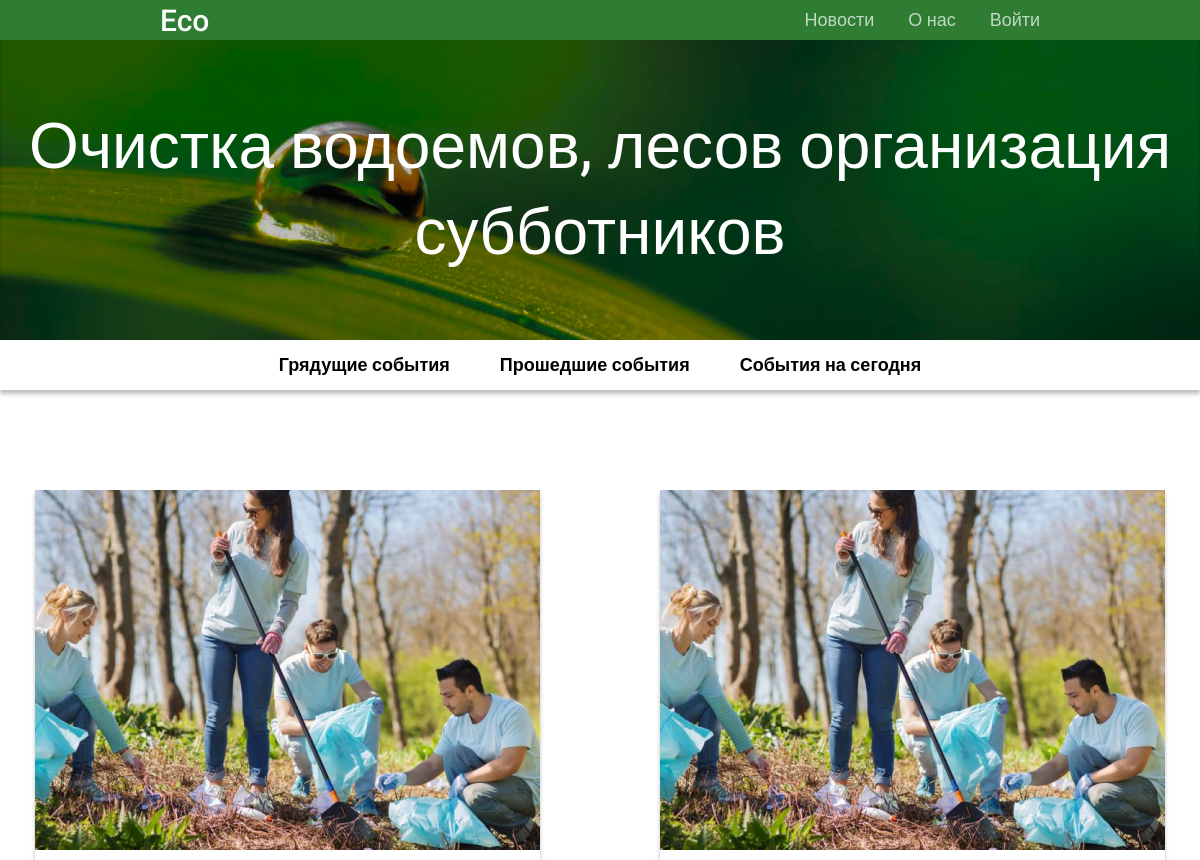
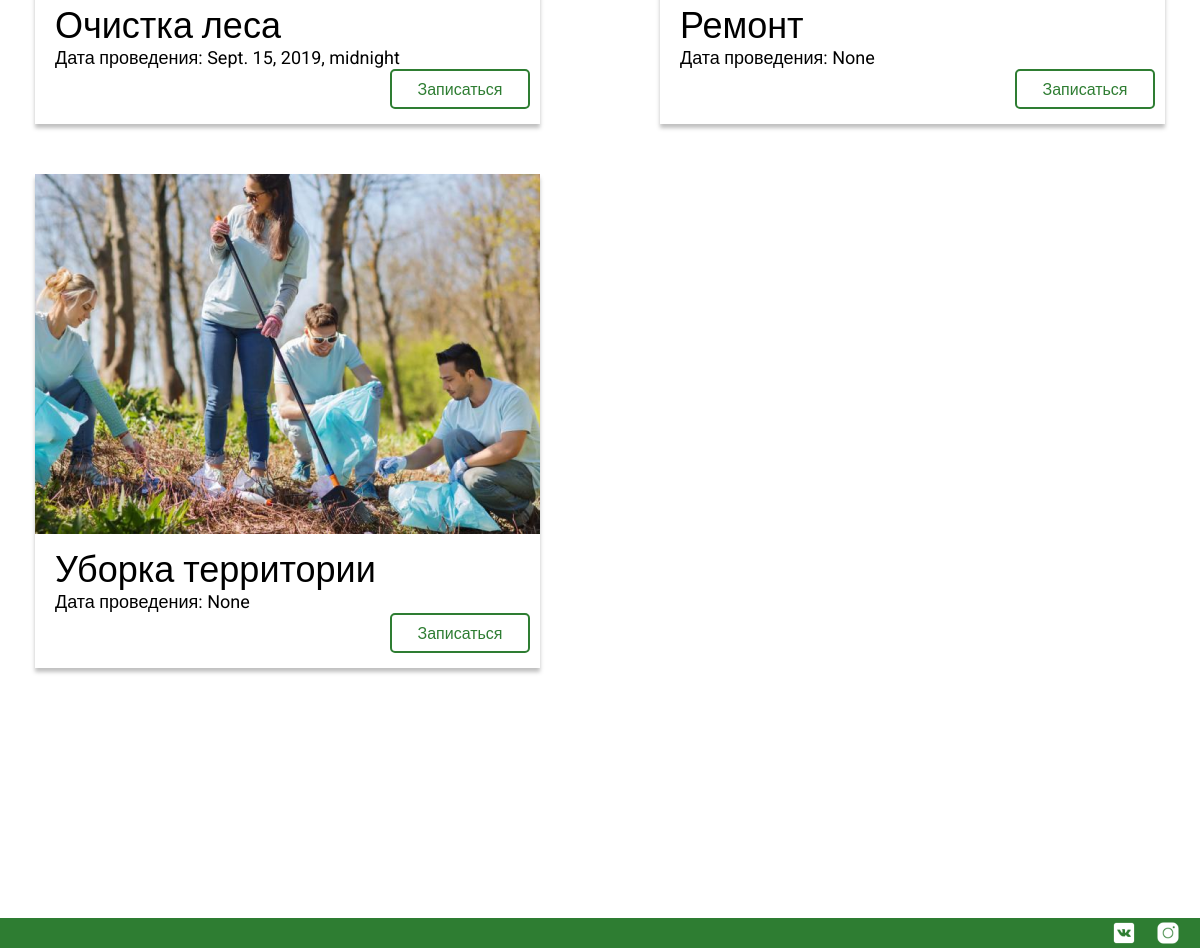
Before: / with the older database file (2 pictures, top to bottom).
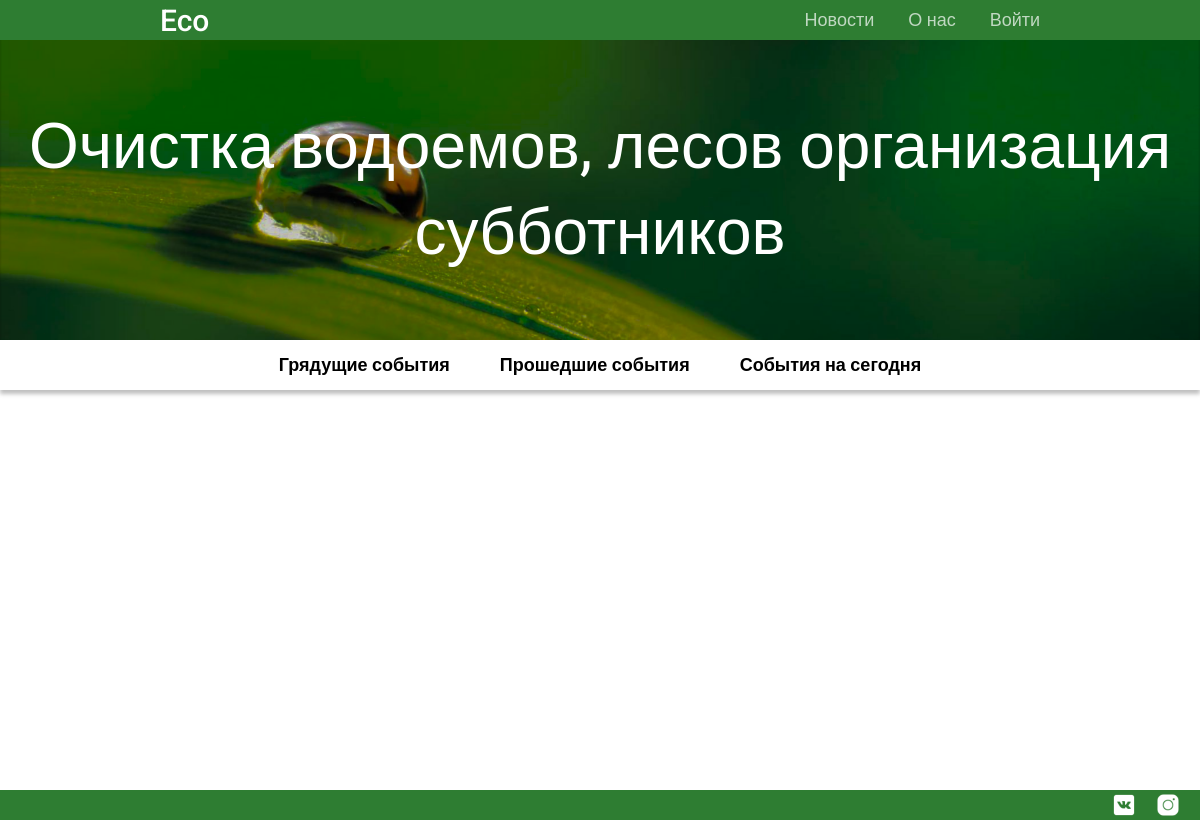
After: the same page with the newer database file.
### maineco/models.py (models this page shows, shortened)
class Event(models.Model):
    image = models.ImageField(upload_to='events_img', height_field=None, width_field=None, max_length=None,null=True,blank=True)
    name = models.CharField(max_length=255,null=False,blank=False)
    date_create = models.DateTimeField(auto_now_add=True,)
    date_start = models.DateTimeField(auto_now=False,null=True,blank=True)
    creater = models.ForeignKey(User, on_delete=models.CASCADE,null=False,blank=False,related_name="creater")
    members = models.ManyToManyField(User)

### maineco/views.py (the view)
# urls.py: path('',main,name='index'),
def main(request):
    print(request.user)
    events = Event.objects.all()
    return render(request,'index.html',{'events':events,'user':request.user})

### templates/index.html
{% extends 'base.html' %}
{% load static %}
{% block content %}
      <div class="title">
         Очистка водоемов, лесов организация субботников
      </div>
         <div class="menu">
            <a href="#">Грядущие события</a>
            <a href="#">Прошедшие события</a>
            <a href="#">События на сегодня</a>
         </div>
      </div>
      <div class="main">
      {% for event in events %}
        <div class="card">
                <div class="card_img"></div>
                <div class="card_title">{{event.name}}</div>
                <div class="card_date">
                Дата проведения: {{event.date_start}}
                </div>
                <a href="#">
                <div class="card_button">
                    Записаться
                </div>
                </a>
            </div>
      {% endfor %}
      </div>
{% endblock content %}

### templates/base.html (shortened to what this page needs)
{% load static %}
<!DOCTYPE html>
<html lang="ru">
<head>
   <link rel="stylesheet" href="{% static 'css/style.css' %}">
</head>
<body>
   <div class="wrapper">
      <div class="header">
         <div class="nav">
            <div class="logo">Eco</div>
            <div class="nav-links">
               <a href="#">Новости</a>
               <a href="#">О нас</a>
               {% if user.is_authenticated %}<div style="display: inline" class="activator">
                  <a href="#" class="knop">{{user.email}}</a>
                  <ul class="dropdown-menu">
                    <li><a href="#">Личный кабинет</a></li>
                    <li><a href="#">Выйти</a></li>
                </ul>
               </div>{% else %}<a href="/login">Войти</a>{% endif %}
            </div>
         </div>
      {% block content %}
      {% endblock content %}
      {% if '/personal-data' not in request.path %}
      <div class="footer">
         <a href="" class="vk"></a>
         <a href="" class="inst"></a>
      </div>
      {% endif %}
   </div>
</body>
</html>

### static/css/style.css (style rules this page uses)
body { margin: 0; font-family: 'Roboto', sans-serif; }
a { text-decoration: none; color: #000; }
.wrapper { display: grid; grid-template-rows: min-content auto min-content; grid-template-columns: 100%; min-height: 100vh; }
.header { grid-row: 1; grid-column: 1; display: grid; }
.nav { grid-row: 1; display: flex; justify-content: space-between; height: 60px; background: #2E7D32; padding: 0 160px; }
.logo { align-self: center; font-weight: 500; font-size: 64px; color: #ffffff; }
.nav-links { align-self: center; position: relative; }
.nav-links a { margin-right: 30px; font-size: 24px; color: rgba(255, 255, 255, 0.7); transition: color 1s; }
.nav-links a:last-child { margin-right: 0; }
@media (max-width: 1919px) { .nav { height: 40px; } }
@media (max-width: 1919px) { .logo { font-size: 30px; } }
@media (max-width: 1919px) { .nav-links a { font-size: 18px; } }
.title { grid-row: 2; display: grid; justify-content: center; align-content: center; height: 300px; background: url("/static/img/main-img.png"); background-size: cover; background-repeat: no-repeat; background-position: center; font-size: 72px; line-height: 134.09%; text-align: center; color: #ffffff; }
@media (max-width: 1919px) { .title { height: 300px; font-size: 64px; } }
.menu { grid-row: 3; display: flex; justify-content: center; height: 85px; box-shadow: 0 4px 4px rgba(0, 0, 0, 0.25); }
.menu a { color: #000000; font-size: 18px; margin-right: 50px; align-self: center; font-weight: bold; }
.menu a:last-child { margin-right: 0; }
@media (max-width: 1919px) { .menu { height: 50px; } }
@media (max-width: 1919px) { .menu a { font-size: 18px; } }
.main { grid-row: 2; grid-column: 1; display: grid; grid-template-columns: repeat(3, min-content); grid-template-rows: repeat(3, min-content); grid-gap: 50px; height: auto; justify-content: space-around; padding: 100px 0; }
@media (max-width: 1919px) { .main { grid-template-columns: repeat(2, min-content); grid-template-rows: repeat(5, min-content); } }
.footer { grid-row: 3; grid-column: 1; align-self: flex-end; display: flex; justify-content: flex-end; height: 30px; width: 100%; background: #2E7D32; }
.footer a { display: block; width: 24px; height: 24px; align-self: center; margin-right: 20px; }
.vk { background: url("img/vk-icon.png"); }
.inst { background: url("img/inst-icon.png"); }

Changed rows visible on the page:
removed Event: name "Очистка леса", date_start "Sept. 15, 2019, midnight"
removed Event: name "Ремонт", date_start "None"
removed Event: name "Уборка территории", date_start "None"
